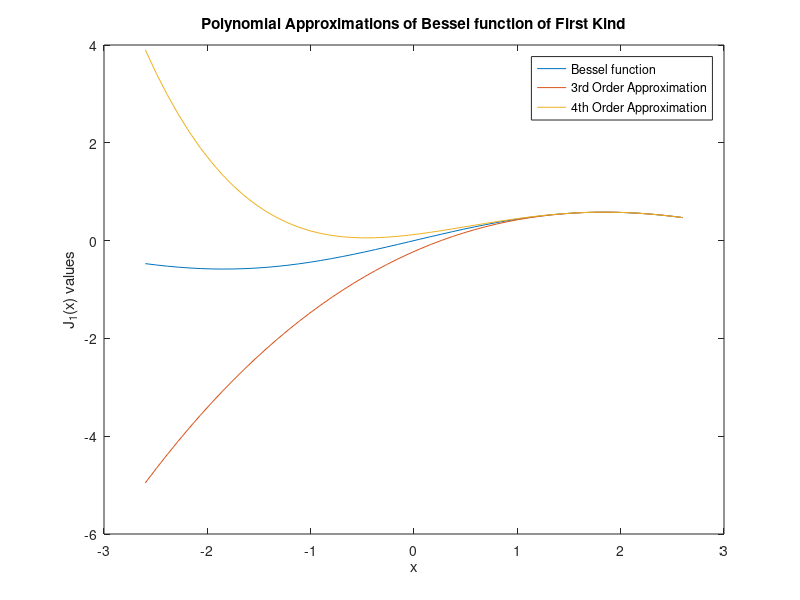

MATLAB code for this plot:
format long %makes it so you can tell small differences
x = [1.8;2.0;2.2;2.4;2.6]; %given data
y = [.5815;.5767;.5560;.5202;.4708];
a = polyfit(x(1:4),y(1:4),3); %3rd order polynomial fit
b = polyfit(x,y,4); %4th order polynomial fit
j3 = polyval(a,2.1); %calculates 3rd order at 2.1
j4 = polyval(b,2.1); %calculates 4th order at 2.1
bt = besselj(1,2.1); %calculates besselj at 2.1
error3 = abs(((bt-j3)/bt))*100; %calculates errors
error4 = abs(((bt-j4)/bt))*100; %calculates errors
xl = linspace(-2.6,2.6,50); %generates potential x's
p3 = polyval(a,xl); %3rd order polynomial
p4 = polyval(b,xl); %4th order polynomial
bj = besselj(1,xl); %besselj function
fprintf('The estimated Bessel value at 2.1 using a 3rd order polynomial is:\n%f\n',j3) %displays results
fprintf('The estimated Bessel value at 2.1 using a 4th order polynomial is:\n%f\n',j4)
fprintf('The true value of the Bessel function at 2.1 is:\n%f\n',bt)
fprintf('The percent relative error for a 3rd order interpolating polynomial is:\n%f%%\n',error3)
fprintf('The percent relative error for a 4th order interpolating polynomial is:\n%f%%\n',error4)
plot(xl,bj,xl,p3,xl,p4) %plot
legend('Bessel function','3rd Order Approximation','4th Order Approximation') %formatting
xlabel('x')
ylabel('J_1(x) values')
title('Polynomial Approximations of Bessel function of First Kind')